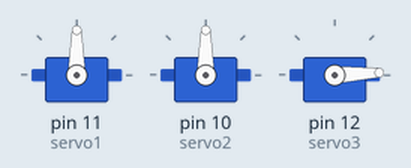
A sketch run on a simulated Arduino Uno, built with avr-gcc and run on an emulated ATmega328P. Shown: 3 × servo.

Above: at 0.05 s.
At 0.45 s:
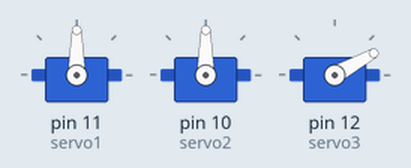
At 0.8 s:
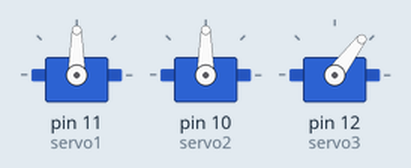
At 1.6 s:
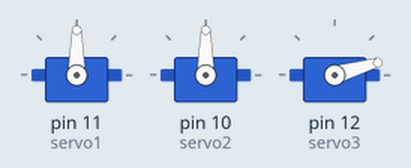
Timing chart, 0 to 4.2 s (numbered marks = the images above):
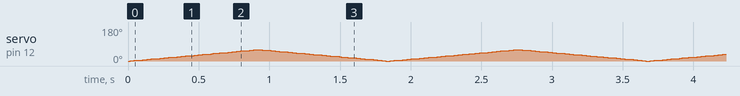

The sketch:

servo.ino
```cpp
#include <Servo.h>

//int servoPin[3] = {9, 10 , 11}; //joint 5,4,3
//
//Servo servo[3];
Servo servo1;
Servo servo2;
Servo servo3;
//int state[3] = {85, 0, 180};

void setup(){
//  for(int i = 0; i < 3; i++){
//    servo[i].attach(servoPin[i]);
//  }
  servo1.attach(11);
  servo2.attach(10);
  servo3.attach(12);
}

void loop() {
  for(int i = 0; i <= 60; i++){
    servo3.write(i);
    delay(15);
  }
  for(int i = 60; i >= 0; i--){
    servo3.write(i);
    delay(15);
  }
//    servo2.write(170);
//    servo3.write(60);
//    servo3.write(60);
//    delay(1000);
//    servo3.write(0);
//    delay(1000);
//    servo3.write(60);
//    delay(1000);

}
```
